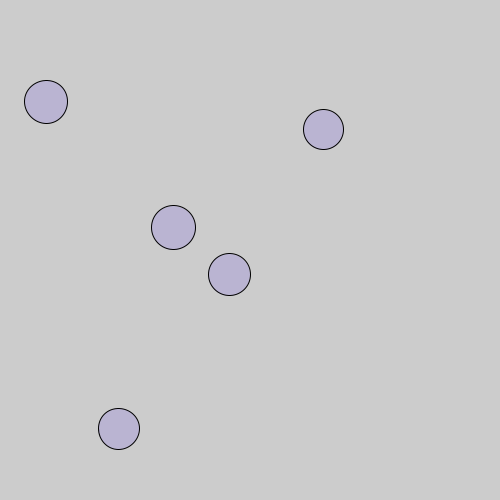
Frame 1 (no input)
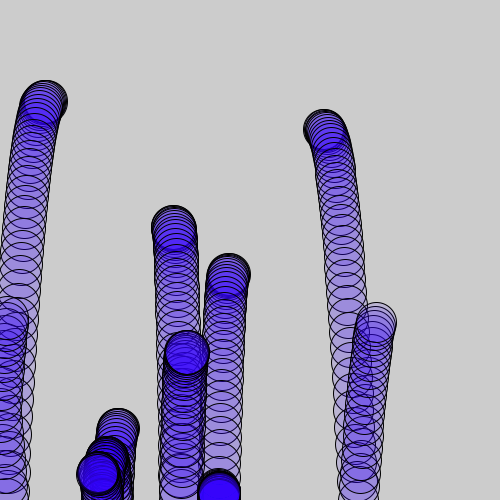
Frame 60 (the mouse pressed at the canvas centre just before this capture)
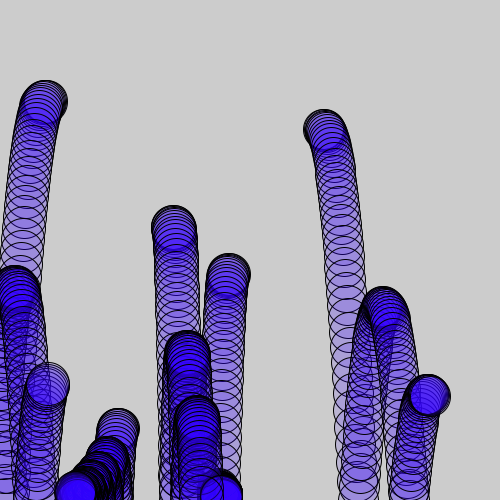
Frame 120 (the mouse held since frame 60 and released just before this capture)

The Processing sketch that drew these frames (run headless with seeded random() and noise(); from frame 60 on, the mouse is pressed at the canvas centre):

// Processing sketch: processing_105992
// ── processing_105992.pde

int ballnumber=5;
float [] ballx=new float[ballnumber];
float [] bally= new float[ballnumber];
float [] ballSize=new float[ballnumber];
float [] xspeed=new float [ballnumber];
float [] yspeed=new float [ballnumber];

float gravity;

void setup() {
  //noStroke();
  fill(50, 0, 255,30);
  size(500, 500);
  gravity=0.5;
  for (int i=0; i<ballnumber; i++) {
    ballx[i]=random(width);
    bally[i]=random(height);
    ballSize[i]=i+40;
    xspeed[i]=random(-1, 1);
    yspeed[i]=0;
  }
}

void draw() {
  //background(200, 200, 200, 10);

  for (int i=0; i<ballnumber; i++) {
    ellipse(ballx[i], bally[i], ballSize[i], ballSize[i]);
    ballx[i]+=xspeed[i];
    bally[i]+=yspeed[i];
    yspeed[i]+=gravity;
    //this checks the ball does not exit the screen height
    if (bally[i]>height) {
      yspeed[i]=yspeed[i]*-0.7;
      bally[i]=height;
    }
    //this checks that the ball does not exit the screen width
    if (ballx[i]>width || ballx[i]<0) {
      xspeed[i]=xspeed[i]*-0.7;
      if (ballx[i]>width) {
        ballx[i]=width;
      }
      if (ballx[i]<0) {
        ballx[i]=0;
      }
    }
  }
  for (int i=0; i<ballnumber; i++) {
    for (int j=i+1; j<ballnumber; j++) {
      if (dist(ballx[i], bally[i], ballx[j], bally[j])<40) {
        yspeed[i]=yspeed[i]*-0.7;
        xspeed[i]=xspeed[i]*-0.7;
      }
    }
  }
}
